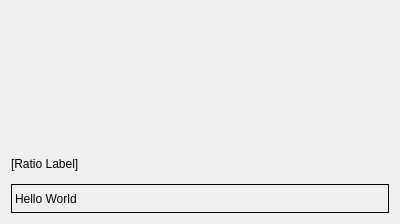
<?xml version="1.0" encoding="UTF-8"?>
<ui version="4.0">
 <class>MainWindow</class>
 <widget class="QWidget" name="MainWindow">
  <property name="geometry">
   <rect>
    <x>0</x>
    <y>0</y>
    <width>400</width>
    <height>224</height>
   </rect>
  </property>
  <property name="windowTitle">
   <string>Form</string>
  </property>
  <layout class="QVBoxLayout" name="verticalLayout">
   <item>
    <widget class="ColorWidget" name="bgColorWidget" native="true"/>
   </item>
   <item>
    <widget class="KSeparator" name="kseparator"/>
   </item>
   <item>
    <widget class="ColorWidget" name="fgColorWidget" native="true"/>
   </item>
   <item>
    <widget class="KSeparator" name="kseparator_2"/>
   </item>
   <item>
    <widget class="QLabel" name="ratioLabel">
     <property name="text">
      <string notr="true">[Ratio Label]</string>
     </property>
    </widget>
   </item>
   <item>
    <widget class="QLabel" name="demoLabel">
     <property name="autoFillBackground">
      <bool>true</bool>
     </property>
     <property name="frameShape">
      <enum>QFrame::Box</enum>
     </property>
     <property name="frameShadow">
      <enum>QFrame::Plain</enum>
     </property>
     <property name="text">
      <string>Hello World</string>
     </property>
     <property name="margin">
      <number>6</number>
     </property>
    </widget>
   </item>
  </layout>
 </widget>
 <customwidgets>
  <customwidget>
   <class>KSeparator</class>
   <extends>QFrame</extends>
   <header>kseparator.h</header>
  </customwidget>
  <customwidget>
   <class>ColorWidget</class>
   <extends>QWidget</extends>
   <header>colorwidget.h</header>
   <container>1</container>
  </customwidget>
 </customwidgets>
 <resources/>
 <connections/>
</ui>
